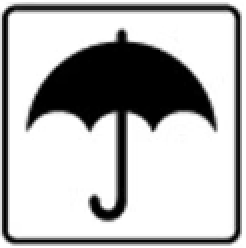
#> input picture imagem (1).png, 123 x 124 px (shown 2 times larger)
$ python -i production_images.py   (imports and definitions only)
#> lines starting #> are read from the running program, lines starting #| are printed output that depends on the picture; after the words box and inside, x2 and y2 are one past the last pixel; in counts of white or black regions, pixels touching at a corner belong together
"""Pure image extraction shared in behavior with Estrutura; no database access.

The cutout helpers are ported from Estrutura/app/use_cases/documents.py.
Original documents remain in memory and no drawing content is logged.
"""
from __future__ import annotations

import io
import math
from typing import cast

import pymupdf as fitz
from PIL import Image, ImageChops, ImageDraw, ImageFilter


# [10 lines left out: function render_variants, not called in this run]


def _transparent_part_thumbnail(
    image: Image.Image,
    *,
    preserve_components: bool = False,
) -> Image.Image:
    """Isolate the dominant part and convert its background to clean RGBA."""
    source = image.convert("RGB")
    wide_view = source.width / max(1, source.height) >= 4.0
    if preserve_components:
        isolated = source
        selection = Image.new("L", source.size, 255)
    else:
        isolated, selection = _isolate_dominant_object(source)
    isolated, selection = _resize_for_high_resolution(isolated, selection)
    if selection.size != isolated.size:
        selection = selection.resize(isolated.size, Image.Resampling.LANCZOS)
    selection = selection.filter(ImageFilter.MaxFilter(3))
    transparent = _background_to_alpha(isolated, selection)
    alpha = transparent.getchannel("A")
    sharpened = transparent.convert("RGB").filter(
        ImageFilter.UnsharpMask(radius=1.1, percent=130, threshold=3)
    )
    sharpened.putalpha(alpha)
    trimmed = _trim_transparent_space(sharpened)
    if wide_view:
        return _pad_wide_line_view(_trim_wide_peripheral_annotations(trimmed))
    return trimmed


# [53 lines left out: functions _pad_wide_line_view, _trim_wide_peripheral_annotations, not called in this run]


def _resize_for_high_resolution(
    image: Image.Image,
    selection: Image.Image,
) -> tuple[Image.Image, Image.Image]:
    max_dimension = max(image.size)
    if 240 <= max_dimension < 1200:
        scale = min(3.0, 1200 / max_dimension)
        target = (round(image.width * scale), round(image.height * scale))
        image = image.resize(target, Image.Resampling.LANCZOS)
        selection = selection.resize(target, Image.Resampling.LANCZOS)
    image.thumbnail((1800, 1200), Image.Resampling.LANCZOS)
    selection.thumbnail((1800, 1200), Image.Resampling.LANCZOS)
    return image, selection


def _isolate_dominant_object(image: Image.Image) -> tuple[Image.Image, Image.Image]:
    background = _estimate_background_color(image)
    difference = ImageChops.difference(image, Image.new("RGB", image.size, background))
    red, green, blue = difference.split()
    maximum = ImageChops.lighter(ImageChops.lighter(red, green), blue)
    foreground = maximum.point([255 if value >= 18 else 0 for value in range(256)])
    component = _dominant_component(foreground)
    if component is None:
        return image, Image.new("L", image.size, 255)
    bbox, selection = component
    cropped_foreground = foreground.crop(bbox)
    cropped_selection = ImageChops.lighter(selection.crop(bbox), cropped_foreground)
    return image.crop(bbox), cropped_selection


def _estimate_background_color(image: Image.Image) -> tuple[int, int, int]:
    rgb = image.convert("RGB")
    width, height = rgb.size
    step_x = max(1, width // 160)
    step_y = max(1, height // 160)
    border: list[tuple[int, int, int]] = []
    for x in range(0, width, step_x):
        border.append(cast(tuple[int, int, int], rgb.getpixel((x, 0))))
        border.append(cast(tuple[int, int, int], rgb.getpixel((x, height - 1))))
    for y in range(0, height, step_y):
        border.append(cast(tuple[int, int, int], rgb.getpixel((0, y))))
        border.append(cast(tuple[int, int, int], rgb.getpixel((width - 1, y))))
    channels = tuple(
        tuple(sorted(pixel[channel] for pixel in border))
        for channel in range(3)
    )
    sample_count = len(border)
    return cast(
        tuple[int, int, int],
        tuple(channel_values[sample_count // 2] for channel_values in channels),
    )


def _background_to_alpha(image: Image.Image, selection: Image.Image) -> Image.Image:
    background = _estimate_background_color(image)
    difference = ImageChops.difference(image, Image.new("RGB", image.size, background))
    red, green, blue = difference.split()
    maximum = ImageChops.lighter(ImageChops.lighter(red, green), blue)
    selected_mask = selection.convert("L").point([255 if value >= 128 else 0 for value in range(256)])
    histogram = maximum.histogram(mask=selected_mask)
    histogram[:7] = [0] * 7
    sample_count = sum(histogram)
    opaque_limit = 96
    if sample_count:
        target = round((sample_count - 1) * 0.7)
        accumulated = 0
        for value, count in enumerate(histogram):
            accumulated += count
            if accumulated > target:
                opaque_limit = max(30, value)
                break
    alpha = maximum.point(
        [_background_difference_to_alpha(value, opaque_limit) for value in range(256)]
    )
    candidate = maximum.point([255 if value > 6 else 0 for value in range(256)])
    interior = candidate.filter(ImageFilter.MinFilter(3))
    interior = ImageChops.multiply(interior, selection.convert("L"))
    alpha = ImageChops.lighter(alpha, interior)
    alpha = ImageChops.multiply(alpha, selection.convert("L"))

    result = image.convert("RGBA")
    result.putalpha(alpha.point([0 if value <= 2 else 255 if value >= 252 else value for value in range(256)]))
    result.paste((0, 0, 0, 0), mask=alpha.point([255 if value <= 2 else 0 for value in range(256)]))
    for offset, opacity in enumerate(alpha.tobytes()):
        if opacity <= 2 or opacity >= 252:
            continue
        position = (offset % image.width, offset // image.width)
        rgb = cast(tuple[int, int, int], image.getpixel(position))
        clean_rgb = cast(
            tuple[int, int, int],
            tuple(
                _clamp_channel(
                    round(
                        (channel * 255 - background_channel * (255 - opacity))
                        / opacity
                    )
                )
                for channel, background_channel in zip(rgb, background, strict=True)
            ),
        )
        result.putpixel(position, (*clean_rgb, opacity))
    return result


def _background_difference_to_alpha(value: int, opaque_limit: int) -> int:
    transparent_limit = 6
    if value <= transparent_limit:
        return 0
    if value >= opaque_limit:
        return 255
    return round((value - transparent_limit) * 255 / (opaque_limit - transparent_limit))


def _clamp_channel(value: int) -> int:
    return max(0, min(255, value))


def _trim_transparent_space(image: Image.Image) -> Image.Image:
    alpha = image.getchannel("A")
    bbox = alpha.point([255 if value > 2 else 0 for value in range(256)]).getbbox()
    if bbox is None:
        return image
    padding = 8
    left = max(0, bbox[0] - padding)
    top = max(0, bbox[1] - padding)
    right = min(image.width, bbox[2] + padding)
    bottom = min(image.height, bbox[3] + padding)
    return image.crop((left, top, right, bottom))


# [20 lines left out: function _largest_placed_image, not called in this run]


def _dominant_component(
    geometry_mask: Image.Image,
) -> tuple[tuple[int, int, int, int], Image.Image] | None:
    reduced = geometry_mask.copy()
    reduced.thumbnail((900, 900), Image.Resampling.NEAREST)
    reduced = _remove_isolated_long_rules(reduced)
    connected = reduced.filter(ImageFilter.MaxFilter(7))
    width, height = connected.size
    pixels = connected.tobytes()
    visited = bytearray(width * height)
    best: tuple[int, tuple[int, int, int, int], list[tuple[int, int]]] | None = None

    for start_y in range(height):
        for start_x in range(width):
            index = start_y * width + start_x
            if visited[index] or pixels[index] < 128:
                continue
            stack = [(start_x, start_y)]
            visited[index] = 1
            coordinates: list[tuple[int, int]] = []
            left = right = start_x
            top = bottom = start_y
            while stack:
                x, y = stack.pop()
                coordinates.append((x, y))
                left = min(left, x)
                right = max(right, x)
                top = min(top, y)
                bottom = max(bottom, y)
                for neighbor_x, neighbor_y in (
                    (x - 1, y),
                    (x + 1, y),
                    (x, y - 1),
                    (x, y + 1),
                ):
                    if not (0 <= neighbor_x < width and 0 <= neighbor_y < height):
                        continue
                    neighbor_index = neighbor_y * width + neighbor_x
                    if (
                        not visited[neighbor_index]
                        and pixels[neighbor_index] >= 128
                    ):
                        visited[neighbor_index] = 1
                        stack.append((neighbor_x, neighbor_y))

            component_width = right - left + 1
            component_height = bottom - top + 1
            score = len(coordinates)
            if (
                score > 25
                and component_width > 12
                and component_height > 10
                and (best is None or score > best[0])
            ):
                best = (
                    score,
                    (left, top, right + 1, bottom + 1),
                    coordinates,
                )

    if best is None:
        return None

    _, reduced_bbox, coordinates = best
    reduced_component = Image.new("L", reduced.size, 0)
    ImageDraw.Draw(reduced_component).point(coordinates, fill=255)
    component_mask = reduced_component.resize(
        geometry_mask.size,
        Image.Resampling.NEAREST,
    )

    scale_x = geometry_mask.width / width
    scale_y = geometry_mask.height / height
    left, top, right, bottom = reduced_bbox
    full_bbox = (
        left * scale_x,
        top * scale_y,
        right * scale_x,
        bottom * scale_y,
    )
    padding = max(
        full_bbox[2] - full_bbox[0],
        full_bbox[3] - full_bbox[1],
    ) * 0.055
    crop_bbox = (
        round(max(0, full_bbox[0] - padding)),
        round(max(0, full_bbox[1] - padding)),
        round(min(geometry_mask.width, full_bbox[2] + padding)),
        round(min(geometry_mask.height, full_bbox[3] + padding)),
    )
    return crop_bbox, component_mask


def _remove_isolated_long_rules(mask: Image.Image) -> Image.Image:
    """Remove standalone drawing-sheet rules without erasing connected part edges."""
    cleaned = mask.copy()
    probe = mask.filter(ImageFilter.MaxFilter(3))
    width, height = probe.size
    pixels = probe.tobytes()
    visited = bytearray(width * height)
    components: list[
        tuple[int, tuple[int, int, int, int], bool, bool]
    ] = []

    for start_y in range(height):
        for start_x in range(width):
            index = start_y * width + start_x
            if visited[index] or pixels[index] < 128:
                continue
            stack = [(start_x, start_y)]
            visited[index] = 1
            size = 0
            left = right = start_x
            top = bottom = start_y
            while stack:
                x, y = stack.pop()
                size += 1
                left = min(left, x)
                right = max(right, x)
                top = min(top, y)
                bottom = max(bottom, y)
                for neighbor_x, neighbor_y in (
                    (x - 1, y),
                    (x + 1, y),
                    (x, y - 1),
                    (x, y + 1),
                ):
                    if not (0 <= neighbor_x < width and 0 <= neighbor_y < height):
                        continue
                    neighbor_index = neighbor_y * width + neighbor_x
                    if (
                        not visited[neighbor_index]
                        and pixels[neighbor_index] >= 128
                    ):
                        visited[neighbor_index] = 1
                        stack.append((neighbor_x, neighbor_y))

            component_width = right - left + 1
            component_height = bottom - top + 1
            long_vertical = (
                component_width <= 10
                and component_height >= max(60, round(height * 0.12))
                and component_height >= component_width * 25
            )
            long_horizontal = (
                component_height <= 10
                and component_width >= max(60, round(width * 0.12))
                and component_width >= component_height * 25
            )
            components.append(
                (
                    size,
                    (left, top, right, bottom),
                    long_vertical,
                    long_horizontal,
                )
            )

    body_components = [
        component
        for component in components
        if not component[2] and not component[3]
    ]
    if not body_components:
        return cleaned

    _, (body_left, body_top, body_right, body_bottom), _, _ = max(
        body_components,
        key=lambda component: component[0],
    )
    draw = ImageDraw.Draw(cleaned)
    for _, (left, top, right, bottom), long_vertical, long_horizontal in components:
        center_x = (left + right) / 2
        center_y = (top + bottom) / 2
        outside_body = (
            long_vertical and not body_left <= center_x <= body_right
        ) or (
            long_horizontal and not body_top <= center_y <= body_bottom
        )
        if outside_body:
            draw.rectangle(
                (
                    max(0, left - 2),
                    max(0, top - 2),
                    min(width - 1, right + 2),
                    min(height - 1, bottom + 2),
                ),
                fill=0,
            )
    return cleaned


def _mask_value(image: Image.Image, x: int, y: int) -> int:
    return cast(int, image.getpixel((x, y)))


# [13 lines left out: function _trim_white_space, not called in this run]

>>> from PIL import Image
>>> picture = Image.open('../../imagem (1).png')
#> picture is the input picture: PIL image 123x124 RGBA; mean R, G, B, A 182.6, 182.6, 182.6, 255
>>> result = _transparent_part_thumbnail(picture)
#> after the loop in _estimate_background_color, `for x in range(0, width, step_x):`: border = 246 items, first 6: (253, 253, 253), (255, 255, 255), (253, 253, 253), (255, 255, 255), (253, 253, 253), (255, 255, 255)
#> after the loop in _estimate_background_color, `for y in range(0, height, step_y):`: border = 494 items, first 6: (253, 253, 253), (255, 255, 255), (253, 253, 253), (255, 255, 255), (253, 253, 253), (255, 255, 255)
#> in _estimate_background_color, `sample_count = len(border)`: sample_count = 494
#> in _isolate_dominant_object, `background = _estimate_background_color(image)`: background = (254, 254, 254)
#> in _isolate_dominant_object, `foreground = maximum.point([255 if value >= 18 else 0 for value in ran..`:
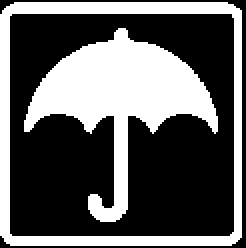
#> foreground: PIL image 123x124 L (shown 2 times larger); 37.5% white; 2 white regions, box (x1, y1, x2, y2) and area: (12, 14, 109, 111) 3442, (0, 1, 121, 123) 2279
#> in _dominant_component, `ImageDraw.Draw(reduced_component).point(coordinates, fill=255)`:
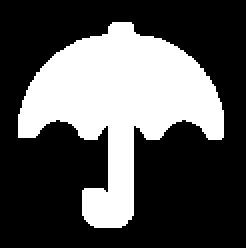
#> reduced_component: PIL image 123x124 L (shown 2 times larger); 32.6% white; 1 white region, box (x1, y1, x2, y2) and area: (9, 11, 112, 114) 4978
#> in _isolate_dominant_object, `bbox, selection = component`: bbox = (3, 5, 118, 120)
#> in _transparent_part_thumbnail, `selection = selection.filter(ImageFilter.MaxFilter(3))`:
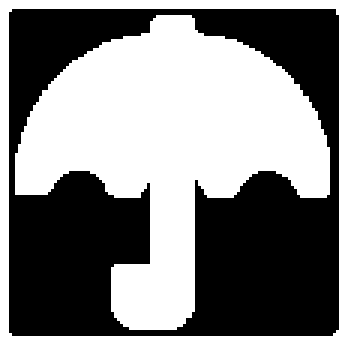
#> selection: PIL image 115x115 L (shown 3 times larger); 50.9% white; 1 black region, box (x1, y1, x2, y2) and area: (3, 3, 113, 112) 6496
#> in _background_to_alpha, `background = _estimate_background_color(image)`: background = (105, 105, 105)
#> in _background_to_alpha, `difference = ImageChops.difference(image, Image.new("RGB", image.size,..`:
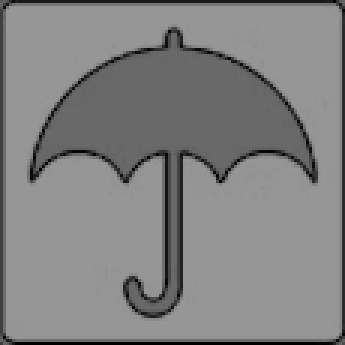
#> difference: PIL image 115x115 RGB (shown 3 times larger); mean R, G, B 130, 130, 130
#> in _background_to_alpha, `histogram = maximum.histogram(mask=selected_mask)`: histogram = 256 values, max 2004 at index 105, min 0 at index 151, mean 26.29
#> in _background_to_alpha, `sample_count = sum(histogram)`: sample_count = 6591
#> in _background_to_alpha, `target = round((sample_count - 1) * 0.7)`: target = 4613
#> the loop in _background_to_alpha, `for value, count in enumerate(histogram):` made 149 passes
#> (accumulated, opaque_limit) on pass 149: (4724, 148)
#> after the loop in _background_to_alpha, `for value, count in enumerate(histogram):`: accumulated = 4724
#> in _background_to_alpha, `alpha = maximum.point( [_background_difference_to_alpha(value, opaque_..`:
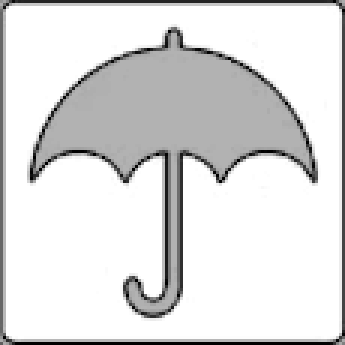
#> alpha: PIL image 115x115 L (shown 3 times larger); min 0, max 255, mean 220.6
#> in _background_to_alpha, `result.putalpha(alpha.point([0 if value <= 2 else 255 if value >= 252 ..`:
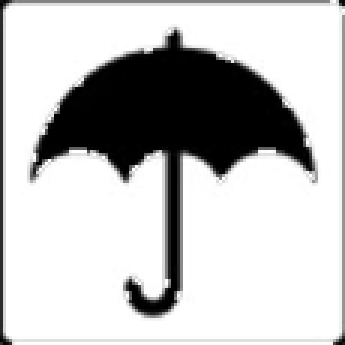
#> result: PIL image 115x115 RGBA (shown 3 times larger); mean R, G, B, A 190.1, 190.1, 190.1, 124.4; transparent parts drawn white
#> in _transparent_part_thumbnail, `sharpened.putalpha(alpha)`:
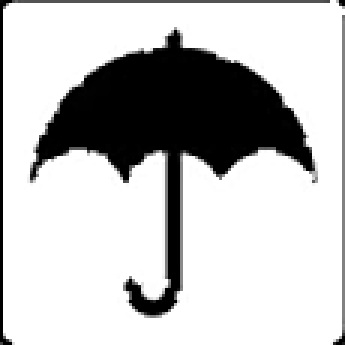
#> sharpened: PIL image 115x115 RGBA (shown 3 times larger); mean R, G, B, A 64, 64, 64, 124.4; transparent parts drawn white
#> in _trim_transparent_space, `bbox = alpha.point([255 if value > 2 else 0 for value in range(256)])...`: bbox = (0, 0, 115, 115)
#> in _trim_transparent_space, `left = max(0, bbox[0] - padding)`: left = 0
#> in _trim_transparent_space, `right = min(image.width, bbox[2] + padding)`: right = 115

$ run again, on imagem (2).png
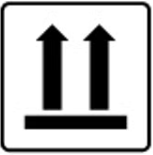
#> input picture imagem (2).png, 153 x 155 px
#> picture is the input picture: PIL image 153x155 RGBA; mean R, G, B, A 183.9, 183.9, 183.9, 255
#> after the loop in _estimate_background_color, `for x in range(0, width, step_x):`: border = 306 items, first 6: (254, 254, 254), (255, 255, 255), (254, 254, 254), (255, 255, 255), (255, 255, 255), (255, 255, 255)
#> after the loop in _estimate_background_color, `for y in range(0, height, step_y):`: border = 616 items, first 6: (254, 254, 254), (255, 255, 255), (254, 254, 254), (255, 255, 255), (255, 255, 255), (255, 255, 255)
#> in _estimate_background_color, `sample_count = len(border)`: sample_count = 616
#> in _isolate_dominant_object, `background = _estimate_background_color(image)`: background = (254, 254, 254)
#> in _isolate_dominant_object, `foreground = maximum.point([255 if value >= 18 else 0 for value in ran..`:
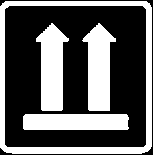
#> foreground: PIL image 153x155 L; 36.9% white; 4 white regions, box (x1, y1, x2, y2) and area: (0, 1, 152, 154) 3310, (82, 23, 116, 111) 1887, (36, 23, 69, 111) 1882, (23, 114, 129, 130) 1680
#> probe: PIL image 153x155 L; 44.4% white; 4 white regions, box (x1, y1, x2, y2) and area: (0, 0, 153, 155) 4340, (81, 22, 117, 112) 2135, (35, 22, 70, 112) 2128, (22, 113, 130, 131) 1930
#> connected: PIL image 153x155 L; 55.2% white; 3 black regions (2 under 20 px), largest, box (x1, y1, x2, y2) and area: (8, 9, 143, 144) 10617
#> in _isolate_dominant_object, `bbox, selection = component`: bbox = (14, 14, 138, 139)
#> cropped_foreground: PIL image 124x125 L; 35.2% white; 3 white regions, box (x1, y1, x2, y2) and area: (68, 9, 102, 97) 1887, (22, 9, 55, 97) 1882, (9, 100, 115, 116) 1680
#> cropped_selection: PIL image 124x125 L; 49% white; 1 white region, box (x1, y1, x2, y2) and area: (6, 6, 118, 119) 7588
#> selection: PIL image 124x125 L; 53.4% white; 1 black region, box (x1, y1, x2, y2) and area: (0, 0, 124, 125) 7229
#> in _background_to_alpha, `background = _estimate_background_color(image)`: background = (255, 255, 255)
#> histogram = 256 values, max 2453 at index 255, min 0 at index 52, mean 32.31
#> in _background_to_alpha, `sample_count = sum(histogram)`: sample_count = 5595
#> target = 3916
#> the loop in _background_to_alpha, `for value, count in enumerate(histogram):` made 256 passes
#> (accumulated, opaque_limit) on pass 256: (5595, 255)
#> after the loop in _background_to_alpha, `for value, count in enumerate(histogram):`: accumulated = 5595
#> candidate: PIL image 124x125 L; 36.1% white; 3 white regions, box (x1, y1, x2, y2) and area: (21, 9, 56, 97) 1911, (68, 9, 103, 97) 1911, (8, 99, 115, 116) 1773
#> interior: PIL image 124x125 L; 31.3% white; 3 white regions, box (x1, y1, x2, y2) and area: (69, 10, 101, 96) 1668, (23, 10, 54, 96) 1667, (9, 100, 114, 115) 1519
#> in _trim_transparent_space, `bbox = alpha.point([255 if value > 2 else 0 for value in range(256)])...`: bbox = (9, 9, 115, 116)
#> in _trim_transparent_space, `left = max(0, bbox[0] - padding)`: left = 1
#> in _trim_transparent_space, `right = min(image.width, bbox[2] + padding)`: right = 123
#> in _trim_transparent_space, `bottom = min(image.height, bbox[3] + padding)`: bottom = 124
#> in _trim_transparent_space, `return image.crop((left, top, right, bottom))`:
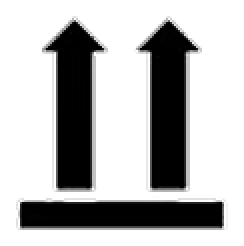
#> returned value: PIL image 122x123 RGBA (shown 2 times larger); mean R, G, B, A 10.5, 10.5, 10.5, 84.5; transparent parts drawn white
